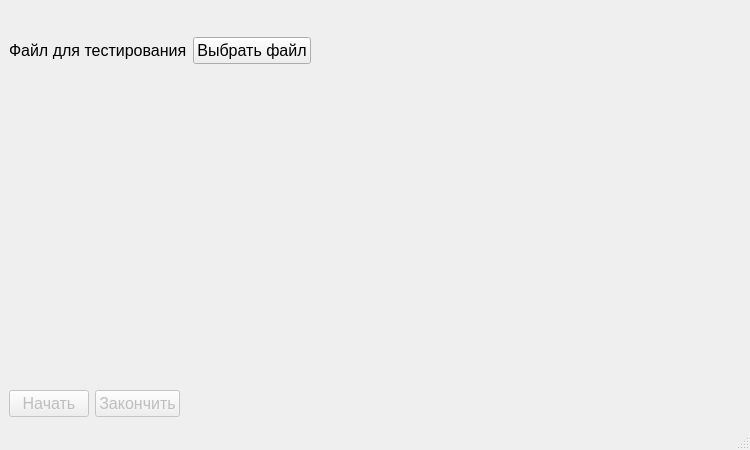
<?xml version="1.0" encoding="UTF-8"?>
<ui version="4.0">
 <class>MainWindow</class>
 <widget class="QMainWindow" name="MainWindow">
  <property name="geometry">
   <rect>
    <x>0</x>
    <y>0</y>
    <width>750</width>
    <height>450</height>
   </rect>
  </property>
  <property name="minimumSize">
   <size>
    <width>750</width>
    <height>450</height>
   </size>
  </property>
  <property name="font">
   <font>
    <family>Arial</family>
    <pointsize>12</pointsize>
   </font>
  </property>
  <property name="windowTitle">
   <string>Сервер</string>
  </property>
  <property name="styleSheet">
   <string notr="true"/>
  </property>
  <widget class="QWidget" name="centralwidget">
   <property name="font">
    <font>
     <family>Arial</family>
     <pointsize>12</pointsize>
    </font>
   </property>
   <layout class="QVBoxLayout" name="verticalLayout">
    <item>
     <layout class="QHBoxLayout" name="horizontalLayout_5">
      <item>
       <widget class="QLabel" name="label_ip_port">
        <property name="sizePolicy">
         <sizepolicy hsizetype="Expanding" vsizetype="Preferred">
          <horstretch>0</horstretch>
          <verstretch>0</verstretch>
         </sizepolicy>
        </property>
        <property name="font">
         <font>
          <family>Arial</family>
          <pointsize>14</pointsize>
         </font>
        </property>
        <property name="text">
         <string/>
        </property>
        <property name="alignment">
         <set>Qt::AlignCenter</set>
        </property>
       </widget>
      </item>
     </layout>
    </item>
    <item>
     <layout class="QHBoxLayout" name="horizontalLayout_3">
      <property name="spacing">
       <number>6</number>
      </property>
      <property name="leftMargin">
       <number>0</number>
      </property>
      <item>
       <widget class="QLabel" name="label_test_file">
        <property name="sizePolicy">
         <sizepolicy hsizetype="Fixed" vsizetype="Maximum">
          <horstretch>0</horstretch>
          <verstretch>0</verstretch>
         </sizepolicy>
        </property>
        <property name="font">
         <font>
          <family>Arial</family>
          <pointsize>12</pointsize>
         </font>
        </property>
        <property name="text">
         <string>Файл для тестирования</string>
        </property>
       </widget>
      </item>
      <item>
       <widget class="QPushButton" name="btn_test_file">
        <property name="sizePolicy">
         <sizepolicy hsizetype="Fixed" vsizetype="Fixed">
          <horstretch>0</horstretch>
          <verstretch>0</verstretch>
         </sizepolicy>
        </property>
        <property name="font">
         <font>
          <family>Arial</family>
          <pointsize>12</pointsize>
         </font>
        </property>
        <property name="text">
         <string>Выбрать файл</string>
        </property>
       </widget>
      </item>
      <item>
       <widget class="QLabel" name="label_test_name">
        <property name="font">
         <font>
          <family>Arial</family>
          <pointsize>12</pointsize>
         </font>
        </property>
        <property name="text">
         <string/>
        </property>
        <property name="alignment">
         <set>Qt::AlignCenter</set>
        </property>
        <property name="wordWrap">
         <bool>true</bool>
        </property>
       </widget>
      </item>
     </layout>
    </item>
    <item>
     <layout class="QHBoxLayout" name="horizontalLayout">
      <item>
       <layout class="QVBoxLayout" name="verticalLayout_8">
        <item>
         <widget class="QLabel" name="label_users">
          <property name="sizePolicy">
           <sizepolicy hsizetype="Preferred" vsizetype="Expanding">
            <horstretch>0</horstretch>
            <verstretch>0</verstretch>
           </sizepolicy>
          </property>
          <property name="minimumSize">
           <size>
            <width>0</width>
            <height>100</height>
           </size>
          </property>
          <property name="text">
           <string/>
          </property>
          <property name="alignment">
           <set>Qt::AlignLeading|Qt::AlignLeft|Qt::AlignTop</set>
          </property>
          <property name="wordWrap">
           <bool>true</bool>
          </property>
         </widget>
        </item>
       </layout>
      </item>
     </layout>
    </item>
    <item>
     <layout class="QVBoxLayout" name="verticalLayout_2">
      <item>
       <layout class="QHBoxLayout" name="horizontalLayout_4">
        <item>
         <widget class="QPushButton" name="btn_start">
          <property name="enabled">
           <bool>false</bool>
          </property>
          <property name="sizePolicy">
           <sizepolicy hsizetype="Maximum" vsizetype="Fixed">
            <horstretch>0</horstretch>
            <verstretch>0</verstretch>
           </sizepolicy>
          </property>
          <property name="text">
           <string>Начать</string>
          </property>
         </widget>
        </item>
        <item>
         <widget class="QPushButton" name="btn_stop">
          <property name="enabled">
           <bool>false</bool>
          </property>
          <property name="sizePolicy">
           <sizepolicy hsizetype="Maximum" vsizetype="Fixed">
            <horstretch>0</horstretch>
            <verstretch>0</verstretch>
           </sizepolicy>
          </property>
          <property name="text">
           <string>Закончить</string>
          </property>
         </widget>
        </item>
        <item>
         <widget class="QLabel" name="label_empty">
          <property name="text">
           <string/>
          </property>
          <property name="alignment">
           <set>Qt::AlignCenter</set>
          </property>
         </widget>
        </item>
       </layout>
      </item>
     </layout>
    </item>
   </layout>
  </widget>
  <widget class="QMenuBar" name="menubar">
   <property name="geometry">
    <rect>
     <x>0</x>
     <y>0</y>
     <width>750</width>
     <height>29</height>
    </rect>
   </property>
  </widget>
  <widget class="QStatusBar" name="statusbar"/>
 </widget>
 <resources/>
 <connections/>
</ui>
